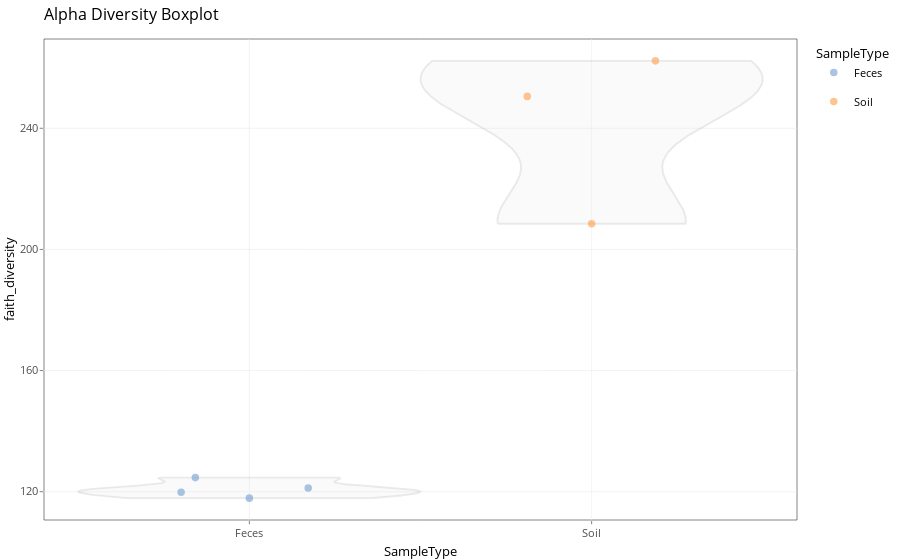

The notebook cell saved with this chart:
### Markdown cell above
## Alpha Diversity

### Code cell
# Estimate alpha diversity
tse <- addAlpha(tse, index = "faith_diversity")

# Subset feces and soi  samples
tse_sub <- tse[ , tse$SampleType %in% c("Feces", "Soil")]

# Visualise alpha diversity
p <- plotColData(
    tse_sub,
    y = "faith_diversity",
    x = "SampleType",
    colour_by = "SampleType"
)

p + ggtitle("Alpha Diversity Boxplot")

### Figure 1 — Plotly figure (JSON) as saved in the notebook; plotly's stock layout.template omitted (floating-point values rounded to 4 significant figures; data arrays with more than 128 entries replaced by an {"elided": "..."} marker saying what was removed)
{"data": [{"fill": "toself", "fillcolor": "rgba(229,229,229,0.2)", "hoverinfo": "text", "hoveron": "points", "line": {"color": "rgba(153,153,153,0.2)", "dash": "solid", "width": 1.89}, "marker": {"line": {}}, "mode": "lines", "showlegend": false, "text": {"elided": "2051 str values"}, "type": "scatter", "x": {"elided": "2051 mixed values"}, "xaxis": "x", "y": {"elided": "2051 mixed values"}, "yaxis": "y"}, {"hoverinfo": "text", "hoveron": "points", "legendgroup": "Feces", "line": {}, "marker": {"autocolorscale": false, "color": "rgba(114,158,206,1)", "line": {"color": "rgba(114,158,206,1)", "width": 1.89}, "opacity": 0.6, "size": 5.669, "symbol": "circle"}, "mode": "markers", "name": "Feces", "showlegend": true, "text": ["X: Feces<br />Y: 117.8762<br />colour_by: Feces", "X: Feces<br />Y: 119.8247<br />colour_by: Feces", "X: Feces<br />Y: 124.6510<br />colour_by: Feces", "X: Feces<br />Y: 121.2056<br />colour_by: Feces"], "type": "scatter", "x": [1, 0.8006, 0.8422, 1.172], "xaxis": "x", "y": [117.9, 119.8, 124.7, 121.2], "yaxis": "y"}, {"hoverinfo": "text", "hoveron": "points", "legendgroup": "Soil", "line": {}, "marker": {"autocolorscale": false, "color": "rgba(255,158,74,1)", "line": {"color": "rgba(255,158,74,1)", "width": 1.89}, "opacity": 0.6, "size": 5.669, "symbol": "circle"}, "mode": "markers", "name": "Soil", "showlegend": true, "text": ["X: Soil<br />Y: 250.5354<br />colour_by: Soil", "X: Soil<br />Y: 262.2629<br />colour_by: Soil", "X: Soil<br />Y: 208.4578<br />colour_by: Soil"], "type": "scatter", "x": [1.812, 2.186, 2], "xaxis": "x", "y": [250.5, 262.3, 208.5], "yaxis": "y"}], "layout": {"barmode": "relative", "font": {"color": "rgba(0,0,0,1)", "family": "", "size": 13.28}, "hovermode": "closest", "legend": {"bgcolor": "rgba(255,255,255,1)", "bordercolor": "transparent", "borderwidth": 1.718, "font": {"color": "rgba(0,0,0,1)", "family": "", "size": 10.63}, "title": {"font": {"color": "rgba(0,0,0,1)", "family": "", "size": 13.28}, "text": "SampleType"}}, "margin": {"b": 33.87, "l": 39.19, "r": 6.642, "t": 38.58}, "paper_bgcolor": "rgba(255,255,255,1)", "plot_bgcolor": "rgba(255,255,255,1)", "shapes": [{"fillcolor": "transparent", "layer": "below", "line": {"color": "rgba(51,51,51,1)", "linetype": "solid", "width": 0.6038}, "type": "rect", "x0": 0, "x1": 1, "xref": "paper", "y0": 0, "y1": 1, "yref": "paper"}], "showlegend": true, "title": {"font": {"color": "rgba(0,0,0,1)", "family": "", "size": 15.94}, "text": "Alpha Diversity Boxplot", "x": 0, "xref": "paper"}, "xaxis": {"anchor": "y", "automargin": true, "autorange": false, "categoryarray": ["Feces", "Soil"], "categoryorder": "array", "domain": [0, 1], "gridcolor": "rgba(235,235,235,1)", "gridwidth": 0.6038, "hoverformat": ".2f", "linecolor": {}, "linewidth": 0, "nticks": {}, "range": [0.4, 2.6], "showgrid": true, "showline": false, "showticklabels": true, "tickangle": 0, "tickcolor": "rgba(51,51,51,1)", "tickfont": {"color": "rgba(77,77,77,1)", "family": "", "size": 10.63}, "ticklen": 3.321, "tickmode": "array", "ticks": "outside", "ticktext": ["Feces", "Soil"], "tickvals": [1, 2], "tickwidth": 0.6038, "title": {"font": {"color": "rgba(0,0,0,1)", "family": "", "size": 13.28}, "text": "SampleType"}, "type": "linear", "zeroline": false}, "yaxis": {"anchor": "x", "automargin": true, "autorange": false, "categoryarray": ["120", "160", "200", "240"], "categoryorder": "array", "domain": [0, 1], "gridcolor": "rgba(235,235,235,1)", "gridwidth": 0.6038, "hoverformat": ".2f", "linecolor": {}, "linewidth": 0, "nticks": {}, "range": [110.7, 269.5], "showgrid": true, "showline": false, "showticklabels": true, "tickangle": 0, "tickcolor": "rgba(51,51,51,1)", "tickfont": {"color": "rgba(77,77,77,1)", "family": "", "size": 10.63}, "ticklen": 3.321, "tickmode": "array", "ticks": "outside", "ticktext": ["120", "160", "200", "240"], "tickvals": [120, 160, 200, 240], "tickwidth": 0.6038, "title": {"font": {"color": "rgba(0,0,0,1)", "family": "", "size": 13.28}, "text": "faith_diversity"}, "type": "linear", "zeroline": false}}}
